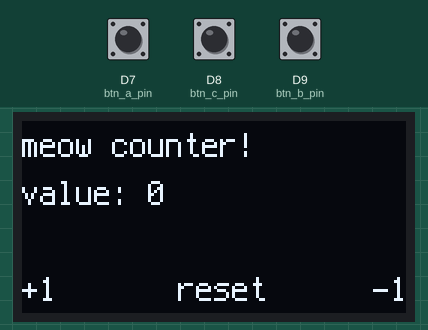
Recording of a program running on a simulated CircuitPython board. On the bench: 128×64 one-colour display. The inputs (shaded band) are chosen by the test bench; at power-on: D7 (btn_a_pin) HIGH, D8 (btn_c_pin) HIGH, D9 (btn_b_pin) HIGH.

Above: at 4.2 s.
4.3 s: D7 (btn_a_pin) pulled LOW for 0.15 s
At 5.5 s:
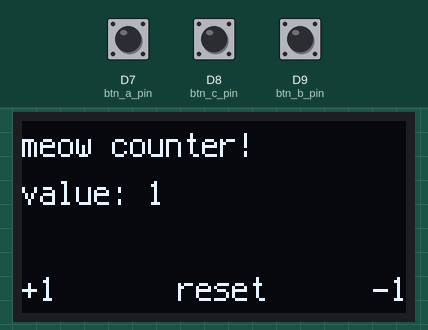
5.9 s: D7 (btn_a_pin) pulled LOW for 1 s
At 6.9 s:
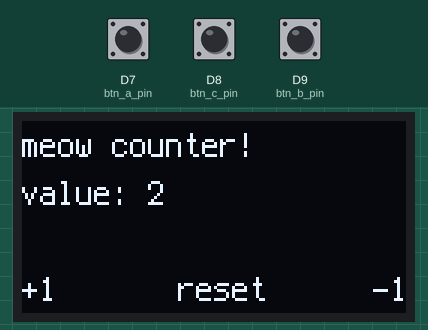
Timing chart, 0 to 8.9 s (numbered marks = the images above; inputs shaded):
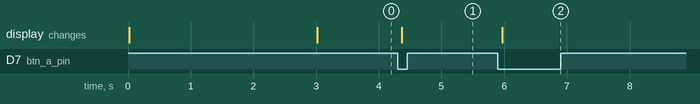

The program:

code.py
```python
from time import sleep

import board
import digitalio
import displayio
from adafruit_debouncer import Debouncer
from adafruit_display_text import label
from adafruit_displayio_ssd1306 import SSD1306
from i2cdisplaybus import I2CDisplayBus
from terminalio import FONT

"""
breakdown of dumped code.py:
- StateMachine handles different states of the board independently,
- and consumes different states to update generic classes for buttons, etc.
- each state is a different screen

StateMachine:
- self.ctx holds the display group (initalised as displayio.Group() in InitState)

State:
- all states inherit the superclass State
- subclasses call super().enter(machine, self.tag) to set tag
- subclasses call super().update(machine) to sample input states every tick
    - e.g. [subclass] -> State -> StateMachine -> btn_a.update(), btn_b [...]
    - e.g. btn_a.update() is like doing Debouncer().update()

InitState:
- inits i2c comms., all labels (w/ correct x-coords), and buttons
- sets machine.btn_x to Debouncer, which has helper flags like btn.value, btn.rose, btn.fell (debouncer needs to be updated every tick)

LABELS:
label_title:    y=8  (default)
label_body_top: y=24
label_body_btm: y=36

BUTTONS:
btn_a_pin = board.D7
btn_b_pin = board.D9
btn_c_pin = board.D8
"""
"""
code outline:
- initialise starting state,
- then goto counter
- should handle button presses to increment / decrement values
"""

class ScreenLabel(label.Label):
    def __init__(self):
        super().__init__(FONT, text="", x=0, y=8)

    def update(self, text=None, x=None, y=None):
        if text is not None:
            self.text = text

        if x is not None:
            self.x = x

        if y is not None:
            self.y = y

    def clear(self):
        self.update(text="")

class State:
    tag = "_state"

    def __init__(self):
        pass

    def enter(self, machine, state_tag):
        # machine.serial.state_tag = state_tag
        pass

    def leave(self, machine):
        pass

    def update(self, machine):
        machine.btn_a.update()
        machine.btn_b.update()
        machine.btn_c.update()
        # machine.serial.update()

class StateMachine:
    def __init__(self):
        self.state = None
        self.states = {}

        # self.serial = Serial()

        self.ctx = None
        self.label_title = ScreenLabel()
        self.label_body_top = ScreenLabel()
        self.label_body_btm = ScreenLabel()
        self.label_btn_a = ScreenLabel()
        self.label_btn_b = ScreenLabel()
        self.label_btn_c = ScreenLabel()
        self.btn_a = None
        self.btn_b = None
        self.btn_c = None

        self.index = 0

    def add_state(self, state):
        self.states[state.tag] = state

    def go_to_state(self, state_name, **kwargs):
        if self.state:
            self.state.leave(self)

        self.state = self.states[state_name]
        self.state.enter(self, **kwargs)

    def update(self):
        if self.state:
            self.state.update(self)

    # def set_body_visible(self):
    #     if self.ctx:
    #         self.ctx.pop()
    #         self.ctx.append(self.label_body_top)
    #         self.ctx.append(self.label_body_btm)

class InitState(State):
    tag = "init"

    def __init__(self):
        pass

    def enter(self, machine):
        super().enter(machine, self.tag)

        # Release any resources currently in use for the displays
        displayio.release_displays()

        # Set up I2C communication
        i2c = board.I2C()
        display_bus = I2CDisplayBus(i2c, device_address=0x3C)
        display = SSD1306(display_bus, width=128, height=64)

        # Make the display context
        machine.ctx = displayio.Group()
        display.root_group = machine.ctx

        # Create title label
        machine.label_title.update(text="HnR'26 NFC controller")
        machine.ctx.append(machine.label_title)

        # Create button labels
        machine.label_btn_a.update(y=56)
        machine.ctx.append(machine.label_btn_a)

        machine.label_btn_b.update(y=56)
        machine.ctx.append(machine.label_btn_b)

        machine.label_btn_c.update(y=56)
        machine.ctx.append(machine.label_btn_c)

        # Create body label (w/ text for label_body_top)
        machine.label_body_top.update(text="I coloured my badge\nand all I got was \nthis lousy PCB", y=24)
        machine.ctx.append(machine.label_body_top)
        sleep(3)

        machine.label_body_btm.update(y=36)
        machine.ctx.append(machine.label_body_btm)

        # Set up buttons
        btn_a_pin = digitalio.DigitalInOut(board.D7)
        btn_a_pin.direction = digitalio.Direction.INPUT
        btn_a_pin.pull = digitalio.Pull.UP
        machine.btn_a = Debouncer(btn_a_pin, interval=0.05)

        btn_b_pin = digitalio.DigitalInOut(board.D9)
        btn_b_pin.direction = digitalio.Direction.INPUT
        btn_b_pin.pull = digitalio.Pull.UP
        machine.btn_b = Debouncer(btn_b_pin, interval=0.05)

        btn_c_pin = digitalio.DigitalInOut(board.D8)
        btn_c_pin.direction = digitalio.Direction.INPUT
        btn_c_pin.pull = digitalio.Pull.UP
        machine.btn_c = Debouncer(btn_c_pin, interval=0.05)

        machine.go_to_state(CounterState.tag)

    def leave(self, machine):
        pass

    def update(self, machine):
        pass


class CounterState(State):
    tag = "counter"

    def __init__(self):
        self.index = 0

    def enter(self, machine):
        super().enter(machine, self.tag)

        machine.label_title.update(text="meow counter!")
        machine.label_body_top.update(text=f"value: {self.index}")
        machine.label_btn_a.update(text="+1")
        machine.label_btn_b.update(text="reset", x=52)
        machine.label_btn_c.update(text="-1", x=117)

    def update(self, machine):
        super().update(machine)

        if machine.btn_a.fell:
            self.index += 1
            machine.label_body_top.update(text=f"value: {self.index}")
        if machine.btn_b.fell:
            self.index = 0
            machine.label_body_top.update(text=f"value: {self.index}")
        if machine.btn_c.fell:
            self.index -= 1
            machine.label_body_top.update(text=f"value: {self.index}")


def main():
    # Initialise a state machine to deal with the different screens and program
    # states
    machine = StateMachine()

    # Add all the possible states to the state machine
    machine.add_state(InitState())
    machine.add_state(CounterState())

    # set state entry point
    machine.go_to_state(InitState.tag)

    # keep state machine updated every tick
    while True:
        machine.update()


if __name__ == "__main__":
    main()
```

Measured:
- after the input at 4.3 s, the display: changes after 0.07 s (image 1)
- after the input at 5.9 s, the display: changes after 0.07 s (image 2)
